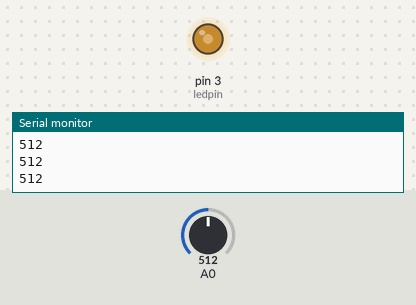
Bench run of a sketch on a simulated Arduino Uno, built with avr-gcc and run on an emulated ATmega328P. Shown: output pins drawn as LEDs (lit = HIGH), the last lines printed to the serial monitor. Inputs (shaded band) come from the test bench; at power-on: A0 = 512.

Above: at 1.2 s.
1.3 s: A0 set to 716
At 2.5 s:
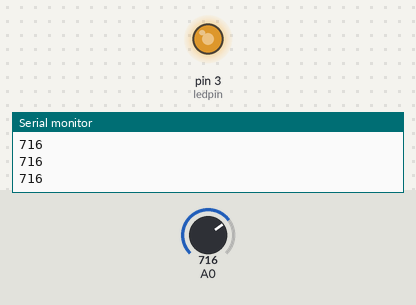
2.8 s: A0 set to 900
At 4.0 s:
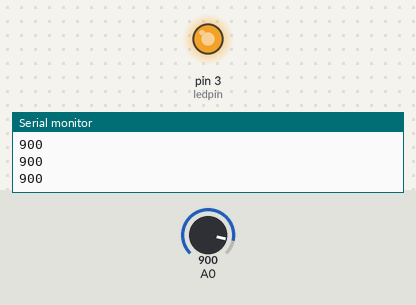
4.3 s: A0 set to 122
At 4.7 s:
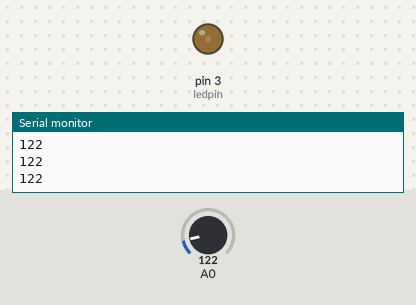
5.8 s: A0 set to 0
At 6.2 s:
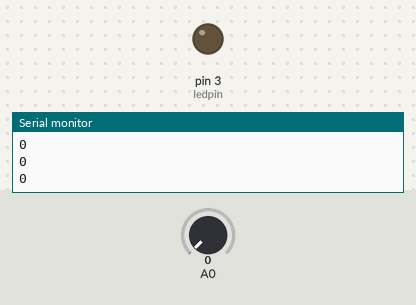
Timing chart, 0 to 8.3 s (numbered marks = the images above; inputs shaded):
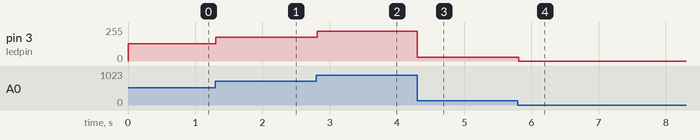

The sketch:

project9.ino
```cpp
int ledpin = 3;                        // Define led pin
int photoresistor = 0;             // Variable to store data from analog pin for photoresistor

void setup()
 {
pinMode(ledpin, OUTPUT);  // output for the led pin
   Serial.begin (9600);                            // Serial communication begins
}
void loop()
 {
Serial.println(analogRead(0)); //Write the value of the photoresistor to the serial
                                                                         // monitor
             photoresistor = (analogRead(0)/4);    // Divides input 0-1023 to resemble 0-255
             analogWrite(ledpin,photoresistor);    // Getting the desired dimming effect
            delay(20);
}
```

Measured:
- after the input at 1.3 s, pin 3 (ledpin): 128/255 → 179/255 at once
- after the input at 2.8 s, pin 3 (ledpin): 179/255 → 225/255 at once
- after the input at 4.3 s, pin 3 (ledpin): 225/255 → 30/255 at once
- after the input at 5.8 s, pin 3 (ledpin): 30/255 → 0/255 at once
